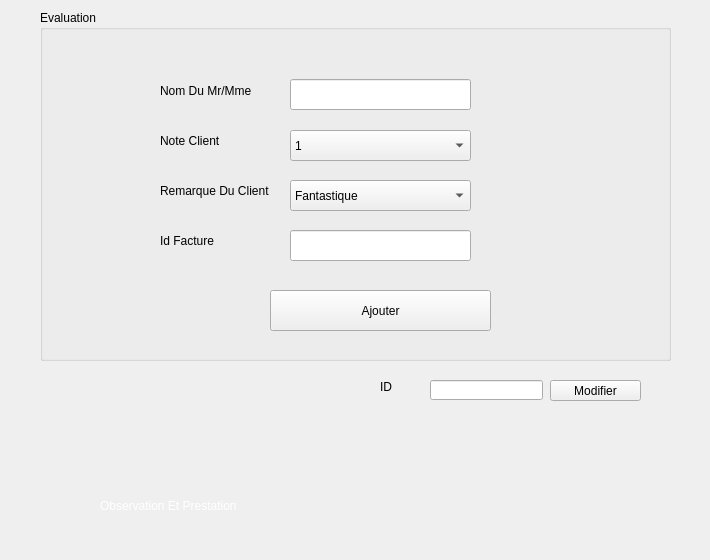
        <widget class="QWidget" name="tab_12">
         <attribute name="title">
          <string>Ajouter/Modifier Evaluation</string>
         </attribute>
         <widget class="QGroupBox" name="groupBox_4">
          <property name="geometry">
           <rect>
            <x>40</x>
            <y>10</y>
            <width>631</width>
            <height>351</height>
           </rect>
          </property>
          <property name="title">
           <string>Evaluation</string>
          </property>
          <widget class="QLabel" name="label_43">
           <property name="geometry">
            <rect>
             <x>120</x>
             <y>70</y>
             <width>111</width>
             <height>21</height>
            </rect>
           </property>
           <property name="text">
            <string>Nom Du Mr/Mme</string>
           </property>
          </widget>
          <widget class="QLabel" name="label_44">
           <property name="geometry">
            <rect>
             <x>120</x>
             <y>120</y>
             <width>131</width>
             <height>21</height>
            </rect>
           </property>
           <property name="text">
            <string>Note Client </string>
           </property>
          </widget>
          <widget class="QLineEdit" name="lineEdit_8">
           <property name="geometry">
            <rect>
             <x>250</x>
             <y>69</y>
             <width>181</width>
             <height>31</height>
            </rect>
           </property>
          </widget>
          <widget class="QPushButton" name="pushButton_16">
           <property name="geometry">
            <rect>
             <x>230</x>
             <y>280</y>
             <width>221</width>
             <height>41</height>
            </rect>
           </property>
           <property name="text">
            <string>Ajouter</string>
           </property>
          </widget>
          <widget class="QLabel" name="label_45">
           <property name="geometry">
            <rect>
             <x>120</x>
             <y>170</y>
             <width>131</width>
             <height>21</height>
            </rect>
           </property>
           <property name="text">
            <string>Remarque Du Client </string>
           </property>
          </widget>
          <widget class="QLineEdit" name="lineEdit_9">
           <property name="geometry">
            <rect>
             <x>250</x>
             <y>220</y>
             <width>181</width>
             <height>31</height>
            </rect>
           </property>
          </widget>
          <widget class="QLabel" name="label_46">
           <property name="geometry">
            <rect>
             <x>120</x>
             <y>220</y>
             <width>111</width>
             <height>21</height>
            </rect>
           </property>
           <property name="text">
            <string>Id Facture</string>
           </property>
          </widget>
          <widget class="QComboBox" name="comboBox_5">
           <property name="geometry">
            <rect>
             <x>250</x>
             <y>120</y>
             <width>181</width>
             <height>31</height>
            </rect>
           </property>
           <item>
            <property name="text">
             <string>1</string>
            </property>
           </item>
           <item>
            <property name="text">
             <string>2</string>
            </property>
           </item>
           <item>
            <property name="text">
             <string>3</string>
            </property>
           </item>
           <item>
            <property name="text">
             <string>4</string>
            </property>
           </item>
           <item>
            <property name="text">
             <string>5</string>
            </property>
           </item>
           <item>
            <property name="text">
             <string>6</string>
            </property>
           </item>
           <item>
            <property name="text">
             <string>7</string>
            </property>
           </item>
           <item>
            <property name="text">
             <string>8</string>
            </property>
           </item>
           <item>
            <property name="text">
             <string>9</string>
            </property>
           </item>
           <item>
            <property name="text">
             <string>10</string>
            </property>
           </item>
           <item>
            <property name="text">
             <string>11</string>
            </property>
           </item>
           <item>
            <property name="text">
             <string>12</string>
            </property>
           </item>
           <item>
            <property name="text">
             <string>13</string>
            </property>
           </item>
           <item>
            <property name="text">
             <string>14</string>
            </property>
           </item>
           <item>
            <property name="text">
             <string>15</string>
            </property>
           </item>
           <item>
            <property name="text">
             <string>16</string>
            </property>
           </item>
           <item>
            <property name="text">
             <string>17</string>
            </property>
           </item>
           <item>
            <property name="text">
             <string>18</string>
            </property>
           </item>
           <item>
            <property name="text">
             <string>19</string>
            </property>
           </item>
           <item>
            <property name="text">
             <string>20</string>
            </property>
           </item>
          </widget>
          <widget class="QComboBox" name="comboBox_6">
           <property name="geometry">
            <rect>
             <x>250</x>
             <y>170</y>
             <width>181</width>
             <height>31</height>
            </rect>
           </property>
           <item>
            <property name="text">
             <string>Fantastique </string>
            </property>
           </item>
           <item>
            <property name="text">
             <string>Bonne </string>
            </property>
           </item>
           <item>
            <property name="text">
             <string>Moyenne </string>
            </property>
           </item>
           <item>
            <property name="text">
             <string>Mediocre</string>
            </property>
           </item>
          </widget>
         </widget>
         <widget class="QLineEdit" name="textEdit_4">
          <property name="geometry">
           <rect>
            <x>430</x>
            <y>380</y>
            <width>113</width>
            <height>20</height>
           </rect>
          </property>
         </widget>
         <widget class="QPushButton" name="pushButton_17">
          <property name="geometry">
           <rect>
            <x>550</x>
            <y>380</y>
            <width>91</width>
            <height>21</height>
           </rect>
          </property>
          <property name="text">
           <string>Modifier</string>
          </property>
         </widget>
         <widget class="QLabel" name="label_47">
          <property name="geometry">
           <rect>
            <x>380</x>
            <y>380</y>
            <width>47</width>
            <height>14</height>
           </rect>
          </property>
          <property name="text">
           <string>ID</string>
          </property>
         </widget>
         <widget class="QLabel" name="label_84">
          <property name="geometry">
           <rect>
            <x>20</x>
            <y>460</y>
            <width>71</width>
            <height>91</height>
           </rect>
          </property>
          <property name="styleSheet">
           <string notr="true">font: 63 16pt &quot;Yu Gothic UI Semibold&quot;;
color : white;</string>
          </property>
          <property name="text">
           <string/>
          </property>
          <property name="pixmap">
           <pixmap>stars.png</pixmap>
          </property>
         </widget>
         <widget class="QLabel" name="label_866">
          <property name="geometry">
           <rect>
            <x>100</x>
            <y>490</y>
            <width>351</width>
            <height>31</height>
           </rect>
          </property>
          <property name="styleSheet">
           <string notr="true">font: 63 16pt &quot;Yu Gothic UI Semibold&quot;;
color : white;</string>
          </property>
          <property name="text">
           <string>Observation Et Prestation </string>
          </property>
         </widget>
         <widget class="QLabel" name="label_93">
          <property name="geometry">
           <rect>
            <x>640</x>
            <y>370</y>
            <width>61</width>
            <height>41</height>
           </rect>
          </property>
          <property name="text">
           <string/>
          </property>
          <property name="pixmap">
           <pixmap>modi.png</pixmap>
          </property>
         </widget>
        </widget>
